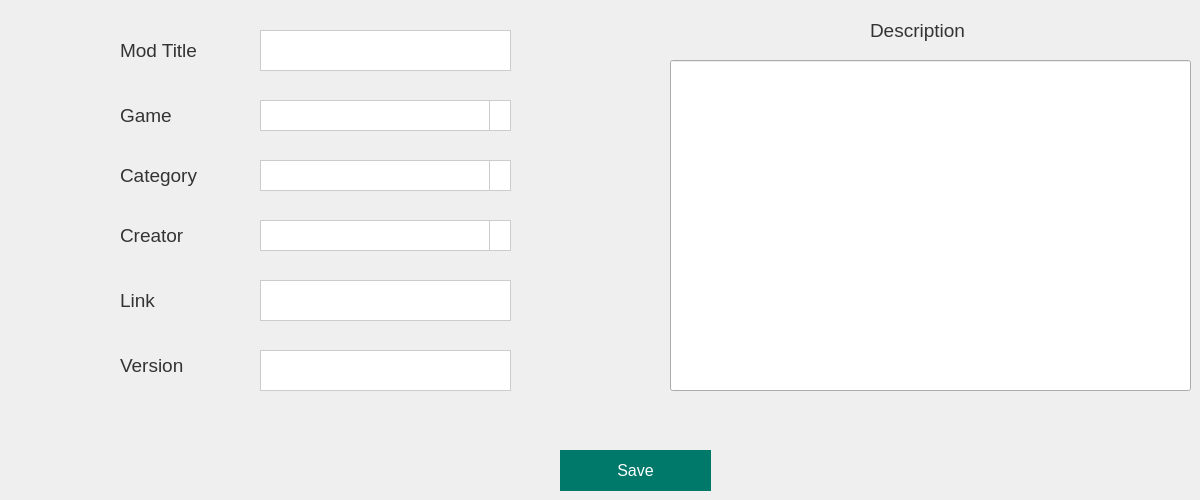
      <widget class="QWidget" name="tab_5">
       <attribute name="title">
        <string>Add New Mod</string>
       </attribute>
       <widget class="QLineEdit" name="lineEdit_3">
        <property name="geometry">
         <rect>
          <x>260</x>
          <y>350</y>
          <width>251</width>
          <height>41</height>
         </rect>
        </property>
        <property name="styleSheet">
         <string notr="true">QLineEdit {
    background-color: #FFFFFF;
    border: 1px solid #CCCCCC;
}</string>
        </property>
       </widget>
       <widget class="QComboBox" name="comboBox_2">
        <property name="geometry">
         <rect>
          <x>260</x>
          <y>100</y>
          <width>251</width>
          <height>31</height>
         </rect>
        </property>
        <property name="styleSheet">
         <string notr="true">QComboBox {
    background-color: #FFFFFF;
    border: 1px solid #CCCCCC;
    padding: 5px;
    color: #333333;
}

QComboBox:hover {
    border: 1px solid #00796B;
}

QComboBox::drop-down {
    subcontrol-origin: padding;
    subcontrol-position: top right;
    width: 20px;
    border-left: 1px solid #CCCCCC;
    background-color: #FFFFFF;
}

QComboBox QAbstractItemView {
    background-color: #FFFFFF;
    border: 1px solid #CCCCCC;
    selection-background-color: #00796B;
    selection-color: #FFFFFF;
}
</string>
        </property>
       </widget>
       <widget class="QLineEdit" name="lineEdit_6">
        <property name="geometry">
         <rect>
          <x>260</x>
          <y>280</y>
          <width>251</width>
          <height>41</height>
         </rect>
        </property>
        <property name="styleSheet">
         <string notr="true">QLineEdit {
    background-color: #FFFFFF;
    border: 1px solid #CCCCCC;
}</string>
        </property>
       </widget>
       <widget class="QLineEdit" name="lineEdit_7">
        <property name="geometry">
         <rect>
          <x>260</x>
          <y>30</y>
          <width>251</width>
          <height>41</height>
         </rect>
        </property>
        <property name="styleSheet">
         <string notr="true">QLineEdit {
    background-color: #FFFFFF;
    border: 1px solid #CCCCCC;
}</string>
        </property>
       </widget>
       <widget class="QComboBox" name="comboBox_4">
        <property name="geometry">
         <rect>
          <x>260</x>
          <y>160</y>
          <width>251</width>
          <height>31</height>
         </rect>
        </property>
        <property name="styleSheet">
         <string notr="true">QComboBox {
    background-color: #FFFFFF;
    border: 1px solid #CCCCCC;
    padding: 5px;
    color: #333333;
}

QComboBox:hover {
    border: 1px solid #00796B;
}

QComboBox::drop-down {
    subcontrol-origin: padding;
    subcontrol-position: top right;
    width: 20px;
    border-left: 1px solid #CCCCCC;
    background-color: #FFFFFF;
}

QComboBox QAbstractItemView {
    background-color: #FFFFFF;
    border: 1px solid #CCCCCC;
    selection-background-color: #00796B;
    selection-color: #FFFFFF;
}
</string>
        </property>
       </widget>
       <widget class="QComboBox" name="comboBox_5">
        <property name="geometry">
         <rect>
          <x>260</x>
          <y>220</y>
          <width>251</width>
          <height>31</height>
         </rect>
        </property>
        <property name="styleSheet">
         <string notr="true">QComboBox {
    background-color: #FFFFFF;
    border: 1px solid #CCCCCC;
    padding: 5px;
    color: #333333;
}

QComboBox:hover {
    border: 1px solid #00796B;
}

QComboBox::drop-down {
    subcontrol-origin: padding;
    subcontrol-position: top right;
    width: 20px;
    border-left: 1px solid #CCCCCC;
    background-color: #FFFFFF;
}

QComboBox QAbstractItemView {
    background-color: #FFFFFF;
    border: 1px solid #CCCCCC;
    selection-background-color: #00796B;
    selection-color: #FFFFFF;
}
</string>
        </property>
       </widget>
       <widget class="QPushButton" name="pushButton_7">
        <property name="geometry">
         <rect>
          <x>560</x>
          <y>450</y>
          <width>151</width>
          <height>41</height>
         </rect>
        </property>
        <property name="font">
         <font>
          <pointsize>12</pointsize>
         </font>
        </property>
        <property name="styleSheet">
         <string notr="true">QPushButton {
    background-color: #00796B;
    color: #FFFFFF;
    border: none;
    padding: 5px 10px;
}
QPushButton:hover {
    background-color: #00574B;
}</string>
        </property>
        <property name="text">
         <string>Save</string>
        </property>
       </widget>
       <widget class="QLabel" name="label_2">
        <property name="geometry">
         <rect>
          <x>120</x>
          <y>40</y>
          <width>121</width>
          <height>21</height>
         </rect>
        </property>
        <property name="font">
         <font>
          <pointsize>14</pointsize>
          <weight>50</weight>
          <bold>false</bold>
         </font>
        </property>
        <property name="styleSheet">
         <string notr="true">QLabel {
    color: #333333;
}</string>
        </property>
        <property name="text">
         <string>Mod Title</string>
        </property>
       </widget>
       <widget class="QLabel" name="label_3">
        <property name="geometry">
         <rect>
          <x>120</x>
          <y>100</y>
          <width>121</width>
          <height>31</height>
         </rect>
        </property>
        <property name="font">
         <font>
          <pointsize>14</pointsize>
          <weight>50</weight>
          <bold>false</bold>
         </font>
        </property>
        <property name="styleSheet">
         <string notr="true">QLabel {
    color: #333333;
}</string>
        </property>
        <property name="text">
         <string>Game</string>
        </property>
       </widget>
       <widget class="QLabel" name="label_4">
        <property name="geometry">
         <rect>
          <x>120</x>
          <y>160</y>
          <width>121</width>
          <height>31</height>
         </rect>
        </property>
        <property name="font">
         <font>
          <pointsize>14</pointsize>
          <weight>50</weight>
          <bold>false</bold>
         </font>
        </property>
        <property name="styleSheet">
         <string notr="true">QLabel {
    color: #333333;
}</string>
        </property>
        <property name="text">
         <string>Category</string>
        </property>
       </widget>
       <widget class="QLabel" name="label_5">
        <property name="geometry">
         <rect>
          <x>120</x>
          <y>220</y>
          <width>121</width>
          <height>31</height>
         </rect>
        </property>
        <property name="font">
         <font>
          <pointsize>14</pointsize>
          <weight>50</weight>
          <bold>false</bold>
         </font>
        </property>
        <property name="styleSheet">
         <string notr="true">QLabel {
    color: #333333;
}</string>
        </property>
        <property name="text">
         <string>Creator</string>
        </property>
       </widget>
       <widget class="QLabel" name="label_6">
        <property name="geometry">
         <rect>
          <x>120</x>
          <y>290</y>
          <width>121</width>
          <height>21</height>
         </rect>
        </property>
        <property name="font">
         <font>
          <pointsize>14</pointsize>
          <weight>50</weight>
          <bold>false</bold>
         </font>
        </property>
        <property name="styleSheet">
         <string notr="true">QLabel {
    color: #333333;
}</string>
        </property>
        <property name="text">
         <string>Link</string>
        </property>
       </widget>
       <widget class="QLabel" name="label_7">
        <property name="geometry">
         <rect>
          <x>120</x>
          <y>350</y>
          <width>121</width>
          <height>31</height>
         </rect>
        </property>
        <property name="font">
         <font>
          <pointsize>14</pointsize>
          <weight>50</weight>
          <bold>false</bold>
         </font>
        </property>
        <property name="styleSheet">
         <string notr="true">QLabel {
    color: #333333;
}</string>
        </property>
        <property name="text">
         <string>Version</string>
        </property>
       </widget>
       <widget class="QLineEdit" name="lineEdit_14">
        <property name="geometry">
         <rect>
          <x>670</x>
          <y>60</y>
          <width>521</width>
          <height>331</height>
         </rect>
        </property>
        <property name="styleSheet">
         <string notr="true">QLineEdit {
    background-color: #FFFFFF;
    border: 1px solid #CCCCCC;
}background-color: rgb(255, 255, 255);</string>
        </property>
       </widget>
       <widget class="QLabel" name="label_8">
        <property name="geometry">
         <rect>
          <x>870</x>
          <y>20</y>
          <width>121</width>
          <height>21</height>
         </rect>
        </property>
        <property name="font">
         <font>
          <pointsize>14</pointsize>
          <weight>50</weight>
          <bold>false</bold>
         </font>
        </property>
        <property name="styleSheet">
         <string notr="true">QLabel {
    color: #333333;
}</string>
        </property>
        <property name="text">
         <string>Description</string>
        </property>
       </widget>
       <zorder>lineEdit_3</zorder>
       <zorder>comboBox_2</zorder>
       <zorder>lineEdit_6</zorder>
       <zorder>comboBox_4</zorder>
       <zorder>comboBox_5</zorder>
       <zorder>label_2</zorder>
       <zorder>label_3</zorder>
       <zorder>label_4</zorder>
       <zorder>label_5</zorder>
       <zorder>label_6</zorder>
       <zorder>label_7</zorder>
       <zorder>pushButton_7</zorder>
       <zorder>lineEdit_7</zorder>
       <zorder>lineEdit_14</zorder>
       <zorder>label_8</zorder>
      </widget>
